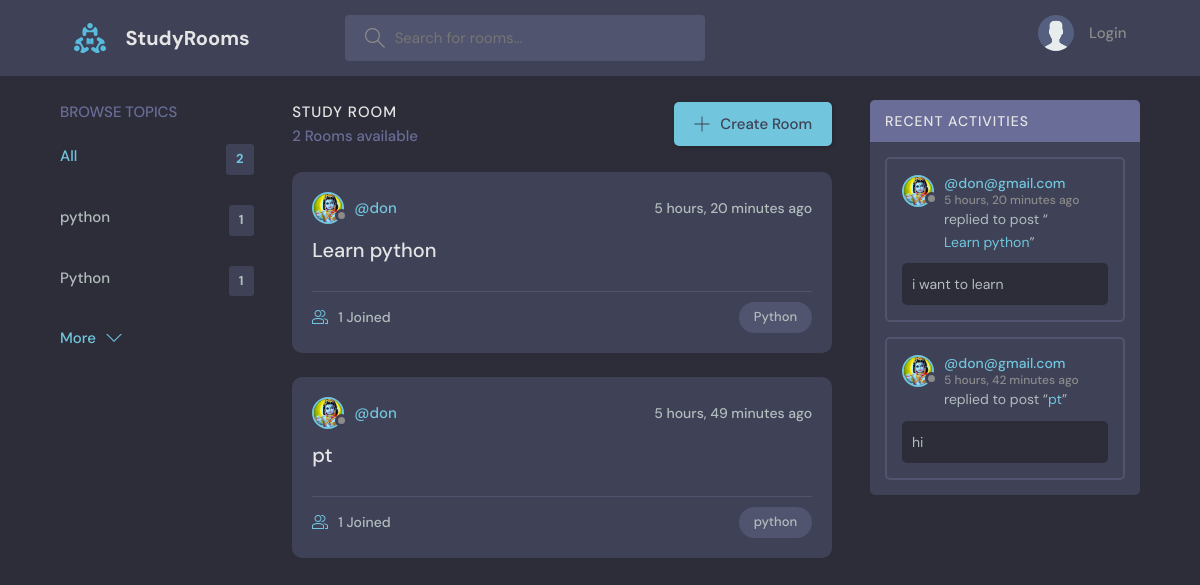
The page / on the database its author committed.
### base/models.py (models this page shows, shortened)
class Topic(models.Model):
    name = models.CharField(max_length=200)

class Room(models.Model):
    host = models.ForeignKey(User, on_delete=models.SET_NULL, null=True)
    topic = models.ForeignKey(Topic, on_delete=models.SET_NULL, null=True)
    name = models.CharField(max_length=200)
    description = models.TextField(null=True, blank=True)
    participants = models.ManyToManyField(User, related_name='participants', blank=True)
    updated = models.DateTimeField(auto_now=True)
    created = models.DateTimeField(auto_now_add=True)
    class Meta:
        ordering = ['-updated', '-created']
    def __str__(self):
        return self.name

class User(AbstractUser):
    name = models.CharField(max_length=200, null=True)
    email = models.EmailField(unique=True, null=True)
    bio = models.TextField(null=True)
    avatar = models.ImageField(null=True, default="avatar.svg")
    USERNAME_FIELD = 'email'
    REQUIRED_FIELDS = []

class Message(models.Model):
    user = models.ForeignKey(User, on_delete=models.CASCADE)
    room = models.ForeignKey(Room, on_delete=models.CASCADE)
    body = models.TextField()
    updated = models.DateTimeField(auto_now=True)
    created = models.DateTimeField(auto_now_add=True)
    class Meta:
        ordering = ['-updated', '-created']

### base/views.py (the view)
# urls.py: path('', views.home, name='home'),
def home(request):
    q = request.GET.get('q') if request.GET.get('q') != None else ''
    rooms = Room.objects.filter(
        Q(topic__name__icontains=q) |
        Q(name__icontains=q) |
        Q(description__icontains=q)
    )
    topics = Topic.objects.all()[0:5]
    room_count = rooms.count()
    room_messages = Message.objects.filter(Q(room__topic__name__icontains=q))
    context = {'rooms': rooms, 'topics': topics, 'room_count': room_count, 'room_messages':room_messages}
    return render(request, 'base/home.html', context)

### base/templates/base/home.html (shortened to what this page needs)
{% extends 'main.html' %}
{% block content %}
<main class="layout layout--3">
  <div class="container">
    {% include 'base/topic_component.html' %}
    <div class="roomList">
      <div class="roomList__header">
        <div>
          <h2>Study Room</h2>
          <p>{{room_count}} Rooms available</p>
        </div>
        <a class="btn btn--main" href="{% url 'create-room' %}">
          <svg version="1.1" xmlns="http://www.w3.org/2000/svg" width="32" height="32" viewBox="0 0 32 32">
            <title>add</title>
            <path
              d="M16.943 0.943h-1.885v14.115h-14.115v1.885h14.115v14.115h1.885v-14.115h14.115v-1.885h-14.115v-14.115z">
            </path>
          </svg>
          Create Room
        </a>
      </div>
      {% include 'base/feed_component.html' %}
    </div>
    {% include 'base/activity_component.html' %}
  </div>
</main>
{% endblock %}

### base/templates/base/topic_component.html
<div class="topics">
    <div class="topics__header">
        <h2>Browse Topics</h2>
    </div>
    <ul class="topics__list">
        <li>
            <a href="{% url 'home' %}" class="active">All <span>{{topics.count}}</span></a>
        </li>
        {% for topic in topics %}
        <li>
            <a href="{% url 'home' %}?q={{topic.name}}">{{topic.name}}<span>{{topic.room_set.all.count}}</span></a>
        </li>
        {% endfor %}
    </ul>
    <a class="btn btn--link" href="{% url 'topics' %}">
        More
        <svg version="1.1" xmlns="http://www.w3.org/2000/svg" width="32" height="32" viewBox="0 0 32 32">
            <title>chevron-down</title>
            <path d="M16 21l-13-13h-3l16 16 16-16h-3l-13 13z"></path>
        </svg>
    </a>
</div>

### base/templates/base/feed_component.html (shortened to what this page needs)
{% for room in rooms %}
<div class="roomListRoom">
    <div class="roomListRoom__header">
        <a href="{% url 'user-profile' room.host.id %}" class="roomListRoom__author">
            <div class="avatar avatar--small">
                <img src="{{room.host.avatar.url}}" />
            </div>
            <span>@{{room.host.username}}</span>
        </a>
        <div class="roomListRoom__actions">
            <span>{{room.created|timesince}} ago</span>
        </div>
    </div>
    <div class="roomListRoom__content">
        <a href="{% url 'room' room.id %}">{{room.name}}</a>
    </div>
    <div class="roomListRoom__meta">
        <a href="{% url 'room' room.id %}" class="roomListRoom__joined">
            {{room.participants.all.count}} Joined
        </a>
        <p class="roomListRoom__topic">{{room.topic.name}}</p>
    </div>
</div>
{% endfor %}

### base/templates/base/activity_component.html (shortened to what this page needs)
<div class="activities">
    <div class="activities__header">
        <h2>Recent Activities</h2>
    </div>
    {% for message in room_messages %}
    <div class="activities__box">
        <div class="activities__boxHeader roomListRoom__header">
            <a href="{% url 'user-profile' message.user.id %}" class="roomListRoom__author">
                <div class="avatar avatar--small">
                    <img src="{{message.user.avatar.url}}" />
                </div>
                <p>
                    @{{message.user}}
                    <span>{{message.created|timesince}} ago</span>
                </p>
            </a>
        </div>
        <div class="activities__boxContent">
            <p>replied to post “<a href="{% url 'room' message.room.id %}">{{message.room}}</a>”</p>
            <div class="activities__boxRoomContent">
                {{message.body}}
            </div>
        </div>
    </div>
    {% endfor %}
</div>

### rows shown on the page
Topic: name "python", room_set.all.count "1"
Topic: name "Python", room_set.all.count "1"
Room: host.avatar (picture), host.username "don", created "5 hours, 20 minutes", name "Learn python", participants.all.count "1", topic.name "Python"
Room: host.avatar (picture), host.username "don", created "5 hours, 49 minutes", name "pt", participants.all.count "1", topic.name "python"
Message: user.avatar (picture), user "don@gmail.com", created "5 hours, 20 minutes", room "Learn python", body "i want to learn"
Message: user.avatar (picture), user "don@gmail.com", created "5 hours, 42 minutes", room "pt", body "hi"

### other values the page prints
{{ topics.count }} "2"
{{ room_count }} "2"
